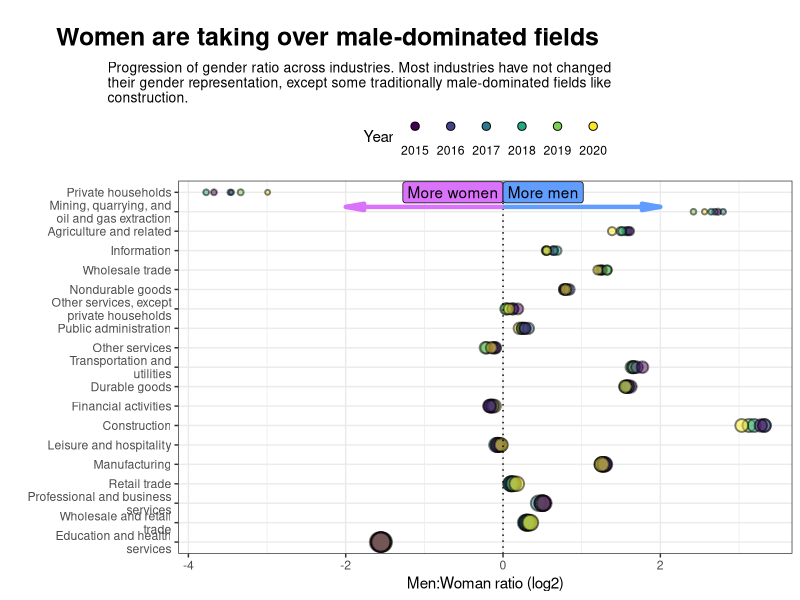

Write R code to recreate this figure.
library(tidyverse)
library(here)
theme_set(theme_bw())

employed <- readr::read_csv(here("azTidyTuesday_20220315_AlvaroMendoza", "employed.csv"))
earn <- readr::read_csv(here("azTidyTuesday_20220315_AlvaroMendoza", "earn.csv"))

summary(employed %>% mutate(across(where(is.character), as.factor)))
length(unique(employed$industry))

# Industries' men:women ratio ------------

industry_gender_ratio <-
  employed %>%
  filter(race_gender == "Men" | race_gender == "Women",!(
    industry %in% c("Men", "Women", "White", "Asian", "Black or African American")
  )) %>%
  select(!any_of(c(
    "employ_n", "major_occupation", "minor_occupation"
  ))) %>%
  distinct() %>% #arrange(industry, race_gender) %>% View()
  pivot_wider(names_from = race_gender,
              values_from = "industry_total") %>%
  mutate(
    industry_total = Men + Women,
    gender_ratio = Men / Women,
    log_gender_ratio = log2(Men / Women),
  ) %>%
  arrange(desc(industry_total)) %>%
  mutate(industry = str_wrap(industry, 25)) %>%
  mutate(industry = factor(industry, levels = unique(.[["industry"]])))

p_gender_ratio <- (
  ggplot(
    industry_gender_ratio %>% drop_na(industry),
    aes(log_gender_ratio, industry)
    )

  # Main
  + geom_point(
      aes(fill = year, size = industry_total),
      alpha = 0.5, shape = 21, stroke = 1
    )
  + scale_fill_viridis_c(
      guide = guide_legend(
        title = "Year",
        override.aes = list(alpha = 1, size = 2.5, stroke = 0.5),
        direction = "horizontal",
        label.position = "bottom",
        nrow = 1,
        # label.theme = element_text(angle = 45)
      )
    )

  # Visual aid
  + geom_vline(xintercept = 0, linetype = 3)

  # Labels, themes
  + labs(
    x = "Men:Woman ratio (log2)", y = "",
    title = "Women are taking over male-dominated fields",
    subtitle = str_wrap(
      str_c("Progression of gender ratio across industries. Most industries have ",
      "not changed their gender representation, except some traditionally ",
      "male-dominated fields like construction."),
      85
      )
    )
  + guides(size = "none")
  + theme(
    legend.position = "top",
    plot.title.position = "plot",
    plot.title = element_text(size = 18, face = 'bold', hjust = 0.2,
                              margin = margin(t = 0.2, b = 0.1, unit = 'in')),
    plot.subtitle = element_text(size = 10, hjust = 0,
                                 margin = margin(l=1,r=1, unit = 'in'))
    )

  # Annotations
  + annotate("label", x = 0, y = 19, label = "More women", fill = "#DB72FB", hjust=1)
  + annotate("label", x = 0, y = 19, label = "More men", fill = "#619CFF", hjust=0)
  + annotate(
      "segment",
      x = 0, xend = -2, y = 18.25, yend = 18.25,
      color = "#DB72FB", size = 1.5,
      arrow = arrow(angle = 10, length = unit(0.05, 'npc'), type = "closed")
    )
  + annotate(
      "segment",
      x = 0, xend = +2, y = 18.25, yend = 18.25,
      color = "#619CFF", size = 1.5,
      arrow = arrow(angle = 10, length = unit(0.05, 'npc'), type = "closed")
    )
)

ggsave(here::here("azTidyTuesday_20220315_AlvaroMendoza/",
                  "gender_ratio_per_industry.png"),
       plot = p_gender_ratio,
       width = 3,
       height = 4,
       scale = 2)

